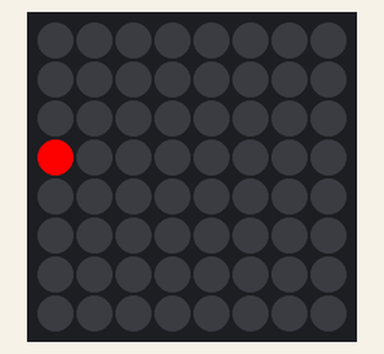
Recording of a program running on a simulated Raspberry Pi (BCM pin numbers) with a Sense HAT. Shown: the Sense HAT's 8×8 RGB LED matrix.

Above: at 0.1 s.
At 1.6 s:
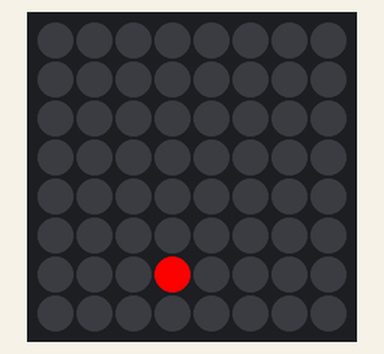
At 2.6 s:
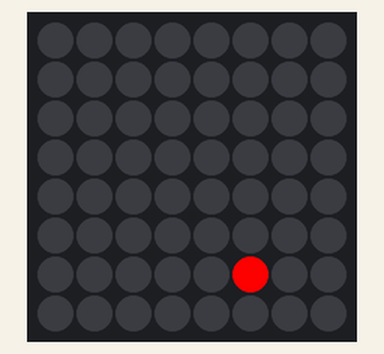
At 3.6 s:
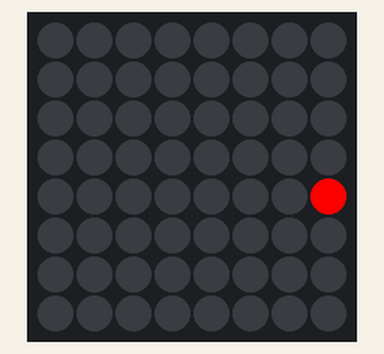
At 5.6 s:
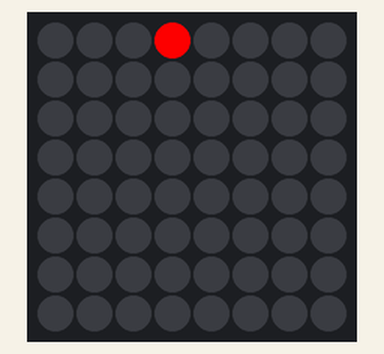
At 7.6 s:
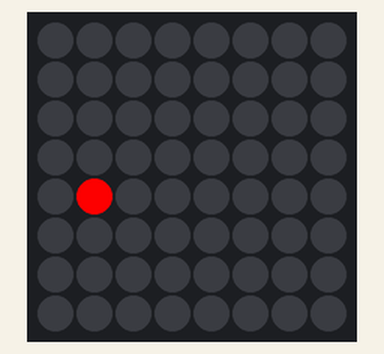

Measured:
- by itself, everything shown: repeats every 7.0 s, in 14 steps
- what the display in image 1 shows lasts 0.5 s, from 1.5 s to 2.0 s

The program:

linie_07.py
```python
#!/usr/bin/python3

# Linien zeichnen
# ---------------

from sense_hat import SenseHat
from time import sleep

sense = SenseHat()
sense.clear()

#roter Punkt Mitte horizontal Ping-Pong
posX = 0
posY = 3
directionX = 1
directionY = 1
while True:
    sense.clear()
    sense.set_pixel(posX, posY, 255, 0, 0)
    posX += directionX
    posY += directionY
    if posX > 7:
        posX = 6
        directionX *= -1
    elif posX < 0:
        posX = 1
        directionX *= -1

    if posY > 7:
        posY = 6
        directionY *= -1
    elif posY < 0:
        posY = 1
        directionY *= -1

    sleep(0.5)
```
